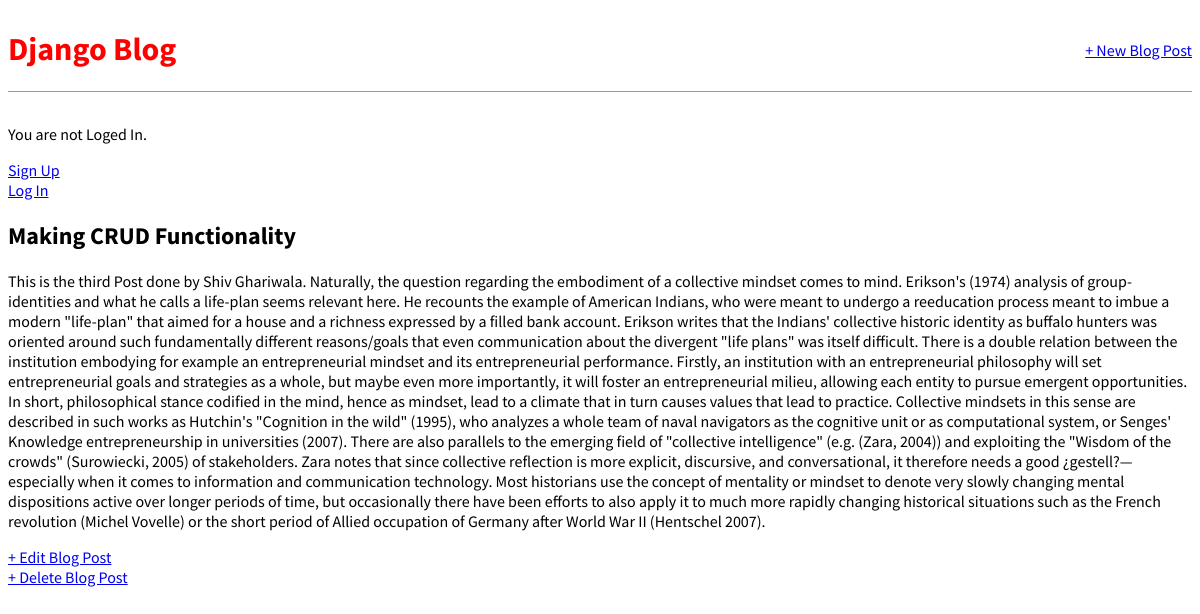
Screenshot of /post/3/ with the database file from the repository.
### blog/models.py (models this page shows, shortened)
class Post(models.Model):
    title = models.CharField(max_length=200)
    authoe = models.ForeignKey(
        'auth.user',
        on_delete=models.CASCADE,
    )
    body = models.TextField()

### blog/views.py (the view)
# urls.py: path('post/<int:pk>/', BlogDetailView.as_view(), name='post_details'),
class BlogDetailView(DetailView):
    model = Post
    template_name = 'blog/post_details.html'

### blog/templates/blog/post_details.html
{% extends 'blog/base.html' %}
{% block content %}
    <div>
        <h2>{{post.title}}</h2>
        <p>{{post.body}}</p>
    </div>
    <a href="{% url 'post_edit' post.pk %}">+ Edit Blog Post</a><br>
    <a href="{% url 'post_delete' post.pk %}">+ Delete Blog Post</a>
{% endblock content %}

### blog/static/base.css (style rules this page uses)
body { font-family: 'Source Sans Pro', sans-serif; font-size: ǐǗpx; }

### rows the page displays
Post: title "Making CRUD Functionality", body "This is the third Post done by Shiv Ghariwala. Naturally, the question regarding the embodiment of a collective mindset comes to mind. Erikson's (1974) analysis of group-identities and what he calls a life-plan seems relevant here. He recounts the example of American Indians, who were meant to undergo a reeducation process meant to imbue a modern \"life-plan\" that aimed for a house and a richness expressed by a filled bank account. Erikson writes that the Indians' collective historic identity as buffalo hunters was oriented around such fundamentally different reasons/goals that even communication about the divergent \"life plans\" was itself difficult. There is a double relation between the…"
